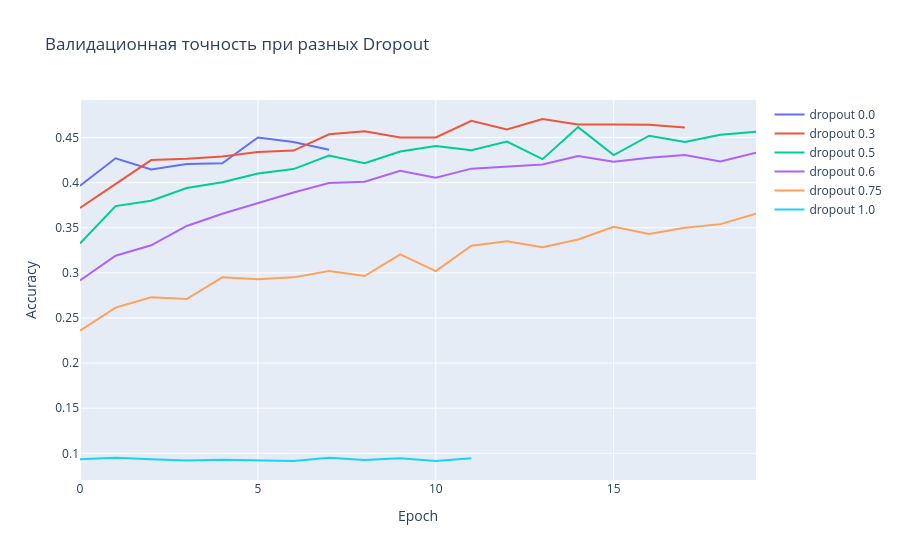

The notebook cell saved with this chart:
### Code cell
dropout_rates = [0.0, 0.3, 0.5,0.6,0.75,1.0]
histories_drop = {}

for p in dropout_rates:
    print(f'\n=== Dropout p={p} ===')
    model = MLP(use_bn=True, dropout_rate=p, init_type='he').to(device)
    model, history, _ = train_model(model, train_loader, val_loader, epochs=20, patience=5, verbose=False)
    histories_drop[p] = history
    print(f'Best val acc: {max(history["val_acc"]):.4f}')

fig = go.Figure()
for p in dropout_rates:
    fig.add_trace(go.Scatter(y=histories_drop[p]['val_acc'], mode='lines', name=f'dropout {p}'))
fig.update_layout(title='Валидационная точность при разных Dropout', xaxis_title='Epoch', yaxis_title='Accuracy')
fig.show()

### Figure 1 — Plotly figure (JSON) as saved in the notebook; plotly's stock layout.template omitted (floating-point values rounded to 4 significant figures)
{"data": [{"mode": "lines", "name": "dropout 0.0", "type": "scatter", "y": [0.3965, 0.427, 0.4145, 0.4205, 0.4215, 0.45, 0.445, 0.4365]}, {"mode": "lines", "name": "dropout 0.3", "type": "scatter", "y": [0.372, 0.3985, 0.425, 0.4265, 0.429, 0.434, 0.4355, 0.4535, 0.457, 0.45, 0.45, 0.4685, 0.459, 0.4705, 0.4645, 0.4645, 0.464, 0.461]}, {"mode": "lines", "name": "dropout 0.5", "type": "scatter", "y": [0.3325, 0.374, 0.38, 0.394, 0.4005, 0.41, 0.415, 0.43, 0.4215, 0.4345, 0.4405, 0.436, 0.4455, 0.426, 0.4615, 0.4305, 0.452, 0.445, 0.453, 0.4565]}, {"mode": "lines", "name": "dropout 0.6", "type": "scatter", "y": [0.2915, 0.319, 0.3305, 0.352, 0.3655, 0.3775, 0.389, 0.3995, 0.401, 0.413, 0.4055, 0.4155, 0.4175, 0.42, 0.4295, 0.423, 0.4275, 0.4305, 0.4235, 0.433]}, {"mode": "lines", "name": "dropout 0.75", "type": "scatter", "y": [0.236, 0.2615, 0.273, 0.271, 0.295, 0.293, 0.295, 0.302, 0.2965, 0.3205, 0.302, 0.33, 0.335, 0.3285, 0.337, 0.351, 0.343, 0.35, 0.354, 0.3655]}, {"mode": "lines", "name": "dropout 1.0", "type": "scatter", "y": [0.0935, 0.095, 0.0935, 0.092, 0.093, 0.0925, 0.0915, 0.095, 0.0925, 0.0945, 0.0915, 0.0945]}], "layout": {"title": {"text": "Валидационная точность при разных Dropout"}, "xaxis": {"title": {"text": "Epoch"}}, "yaxis": {"title": {"text": "Accuracy"}}}}
